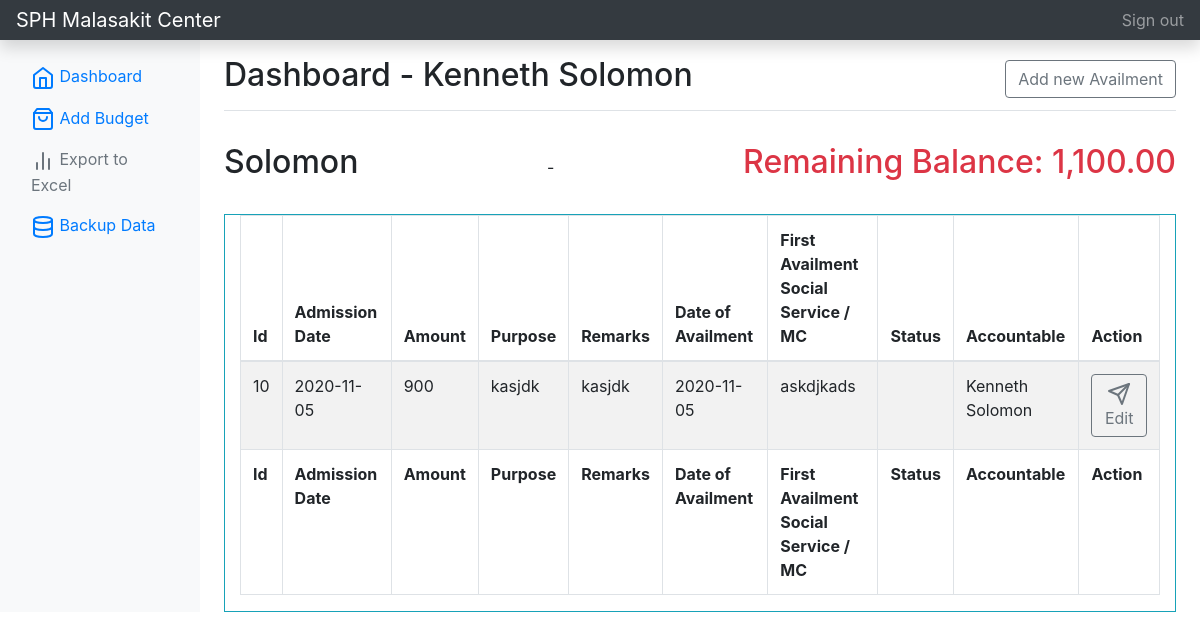
Page /addAvailment.php?id=1&client_id=2 (signed in) on the earlier database version.
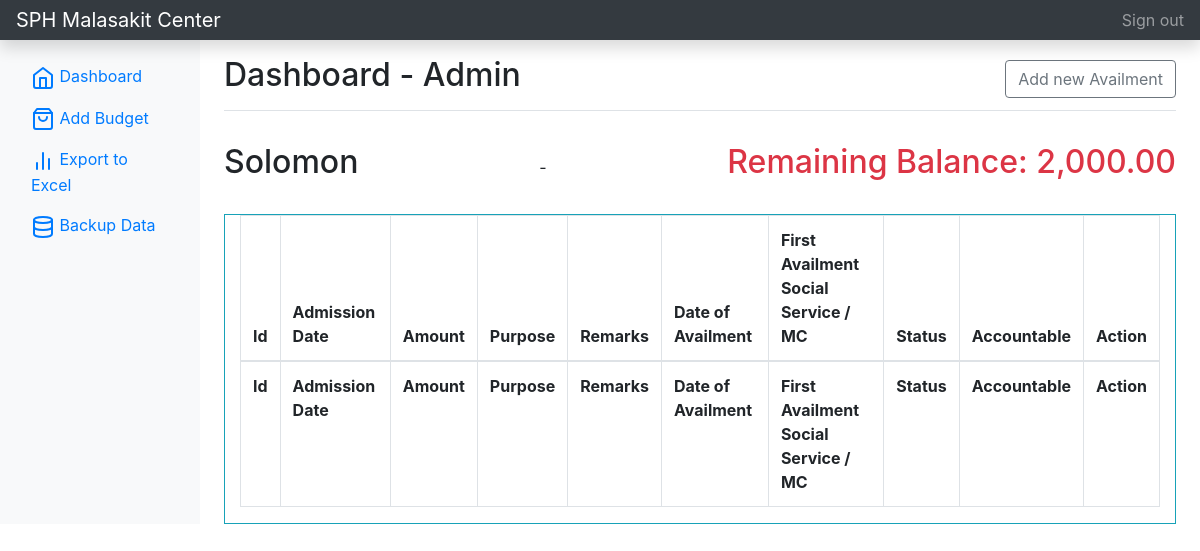
Same page on the later database version.
### tables this page shows
CREATE TABLE IF NOT EXISTS `listofavailment` (
  `id` int(10) unsigned NOT NULL AUTO_INCREMENT,
  `client_id` int(10) unsigned DEFAULT NULL,
  `user` varchar(50) DEFAULT NULL,
  `admissiondate` varchar(50) DEFAULT NULL,
  `amount` varchar(50) DEFAULT NULL,
  `purpose` varchar(255) DEFAULT NULL,
  `remarks` varchar(255) DEFAULT NULL,
  `firstavailment` varchar(50) DEFAULT NULL,
  `dateofavailment` varchar(50) DEFAULT NULL,
  `status` varchar(50) DEFAULT NULL,
  PRIMARY KEY (`id`)
);

### addAvailment.php (the view, shortened to what the changed rows need)
    <?php
include_once('connection.php');
$client_id = $_GET['client_id'];
$user_fullname =  $_SESSION['user_fullname'];
$sql = "SELECT * FROM tbl_client WHERE id = $client_id";
$result = mysqli_query($conn, $sql);
if (mysqli_num_rows($result) > 0) {
    while ($row = mysqli_fetch_assoc($result)) {
        $client_name = $row['fullname'];
    }
}
if (isset($_SESSION['loggedin'])) {
?>
<!doctype html>
<html lang="en">
  <head>
<link href="./assets/css/bootstrap.min.css" rel="stylesheet">
    <link href="./assets/css/bootstrap.min2.css" rel="stylesheet">
  </head>
  <body>
    <nav class="navbar navbar-dark sticky-top bg-dark flex-md-nowrap p-0 shadow">
  <a class="navbar-brand col-md-3 col-lg-2 mr-0 px-3" href="home.php?id=<?php echo $_GET['id'] ?>">SPH Malasakit Center</a>
  <ul class="navbar-nav px-3">
    <li class="nav-item text-nowrap">
      <a class="nav-link" href="logout.php">Sign out</a>
    </li>
  </ul>
</nav>
<div class="container-fluid">
  <div class="row">
  <?php include 'sidebar.php';?>
    <main role="main" class="col-md-9 ml-sm-auto col-lg-10 px-md-4">
      <div class="d-flex justify-content-between flex-wrap flex-md-nowrap align-items-center pt-3 pb-2 mb-3 border-bottom">
        <h1 class="h2">Dashboard - <?php echo $user_fullname ?></h1>
        <button  class="btn btn-md btn-outline-secondary" type="button" data-toggle="collapse" data-target="#newClientCollapse" aria-expanded="false" aria-controls="newClientCollapse">
            Add new Availment
        </button>
      </div>
        <div class="d-flex justify-content-between flex-wrap flex-md-nowrap align-items-center pt-3 pb-2 mb-3">
            <h1 class="h2"><?php
            if(isset($client_name)){
                echo $client_name;} ?></h1> -
                <h2 class="text-danger">
                    <?php
                    $client_id = $_GET['client_id'];
                    $sql = "SELECT SUM(amount) as balance FROM listofavailment WHERE client_id = $client_id && status != 'Complete' ";
                        $result = mysqli_query($conn, $sql);
                        if (mysqli_num_rows($result) > 0) {
                            while ($row = mysqli_fetch_assoc($result)) {
                            $balance = $row['balance'];
                            $total =  2000 - $balance;
                            echo 'Remaining Balance: ' . number_format($total, 2);
                            }
                        }
                    ?>
                </h2>
        </div>
            <div class="container-fluid mt-3">
                <div class="row">
                        <div class="col-md-12 border border-info">
                            <div class="table-responsive">
                            <table id="example" class="table table-striped table-bordered" style="width:100%">
                                <thead>
                                    <tr>
                                        <th>Id</th>
                                        <th>Admission Date</th>
                                        <th>Amount</th>
                                        <th>Purpose</th>
                                        <th>Remarks</th>
                                        <th>Date of Availment</th>
                                        <th>First Availment Social Service / MC</th>
                                        <th>Status</th>
                                        <th>Accountable</th>
                                        <th>Action</th>
                                    </tr>
                                </thead>
                                <tbody>
                                <?php
                                $sql = "SELECT * FROM view_clientinfo WHERE client_id = $client_id AND status != 'Complete'  ORDER BY id desc";
                                    $result = mysqli_query($conn, $sql);
                                    if ($result) {
                                        while ($row = mysqli_fetch_assoc($result)) {
                                            $avail_id = $row['id'];
                                            $user = $row['user'];
                                            $admissiondate = $row['admissiondate'];
                                            $amount = $row['amount'];
                                            $remarks = $row['remarks'];
                                            $purpose = $row['purpose'];
                                            $firstavailment = $row['firstavailment'];
                                            $dateofavailemnt = $row['dateofavailment'];
                                            $status = $row['status'];
                                            echo '
                                                <tr>
                                                    <td>' . $avail_id . '</td>
                                                    <td>' . $admissiondate . '</td>
                                                    <td>' . $amount . '</td>
                                                    <td>' . $purpose . '</td>
                                                    <td>' . $remarks . '</td>
                                                    <td>' . $dateofavailemnt . '</td>
                                                    <td>' . $firstavailment . '</td>
                                                    <td>' . $status . '</td>
                                                    <td>' . $user . '</td>
                                                    <td align="center">
                                                     <a href="editAvailment.php?id='.$_GET['id'].'&avail_id='.$avail_id.'" class="btn btn-md btn-outline-secondary"><span data-feather="send"></span> Edit</a>
                                                    </button>
                                                    </td>
                                                </tr>
                                                ';
                                        }
                                    }
                                    ?>
                                </tbody>
                                <tfoot>
                                    <tr>
                                        <th>Id</th>
                                        <th>Admission Date</th>
                                        <th>Amount</th>
                                        <th>Purpose</th>
                                        <th>Remarks</th>
                                        <th>Date of Availment</th>
                                        <th>First Availment Social Service / MC</th>
                                        <th>Status</th>
                                        <th>Accountable</th>
                                        <th>Action</th>
                                    </tr>
                                </tfoot>
                            </table>
                        </div>
                    </div>
                </div>
            </div>
    </main>
  </div>
</div>
    </body>
</html>
<?php
} else {
    $url = "./index.php";
    $url = str_replace(PHP_EOL, '', $url);
    header("Location: $url");
}
?>

### sidebar.php
<?php $id = $_GET['id'];  ?>
<nav id="sidebarMenu" class="col-md-3 col-lg-2 d-md-block bg-light sidebar collapse">
      <div class="sidebar-sticky pt-3">
        <ul class="nav flex-column">
          <li class="nav-item">
            <a class="nav-link" href="home.php?id=<?php echo $_GET['id'] ?>">
              <span data-feather="home"></span>
              Dashboard <span class="sr-only">(current)</span>
            </a>
          </li>
          <li class="nav-item">
            <a class="nav-link" href="addBudget.php?id=<?php echo $_GET['id'] ?>">
              <span data-feather="shopping-bag"></span>
              Add Budget
            </a>
          </li>
          <li class="nav-item">
                <?php
                    $sql = "SELECT * FROM tbl_client WHERE patient_status ='Discharged'";
                    $result = mysqli_query($conn, $sql);
                    $total_discharged = mysqli_num_rows($result) ;
                ?>
            <?php
              if($total_discharged >= 1){
                echo '
                <a class="nav-link" href="./exportexcel.php?id='.$id.'">
                  <span data-feather="bar-chart-2"></span>
                  Export to Excel
                </a>
                ';
              } else {
                echo '
                <a class="nav-link disabled" href="./exportexcel.php?id='.$id.'">
                  <span data-feather="bar-chart-2"></span>
                  Export to Excel
                </a>
                ';
              }
            ?>
          </li>
          <li class="nav-item">
            <a class="nav-link" href="./exportsql.php?id=<?php echo $id ?>">
              <span data-feather="database"></span>
              Backup Data
            </a>
          </li>
        </ul>
      </div>
    </nav>

Differences in the rows shown:
removed listofavailment: id "10", admissiondate "2020-11-05", amount "900", purpose "kasjdk", remarks "kasjdk", dateofavailment "2020-11-05", firstavailment "askdjkads", user "Kenneth Solomon"
Other differences:
$user_fullname: "Kenneth Solomon" → "Admin"
new list line: "Remaining Balance: 2,000.00"
list line gone: "Remaining Balance: 1,100.00"
